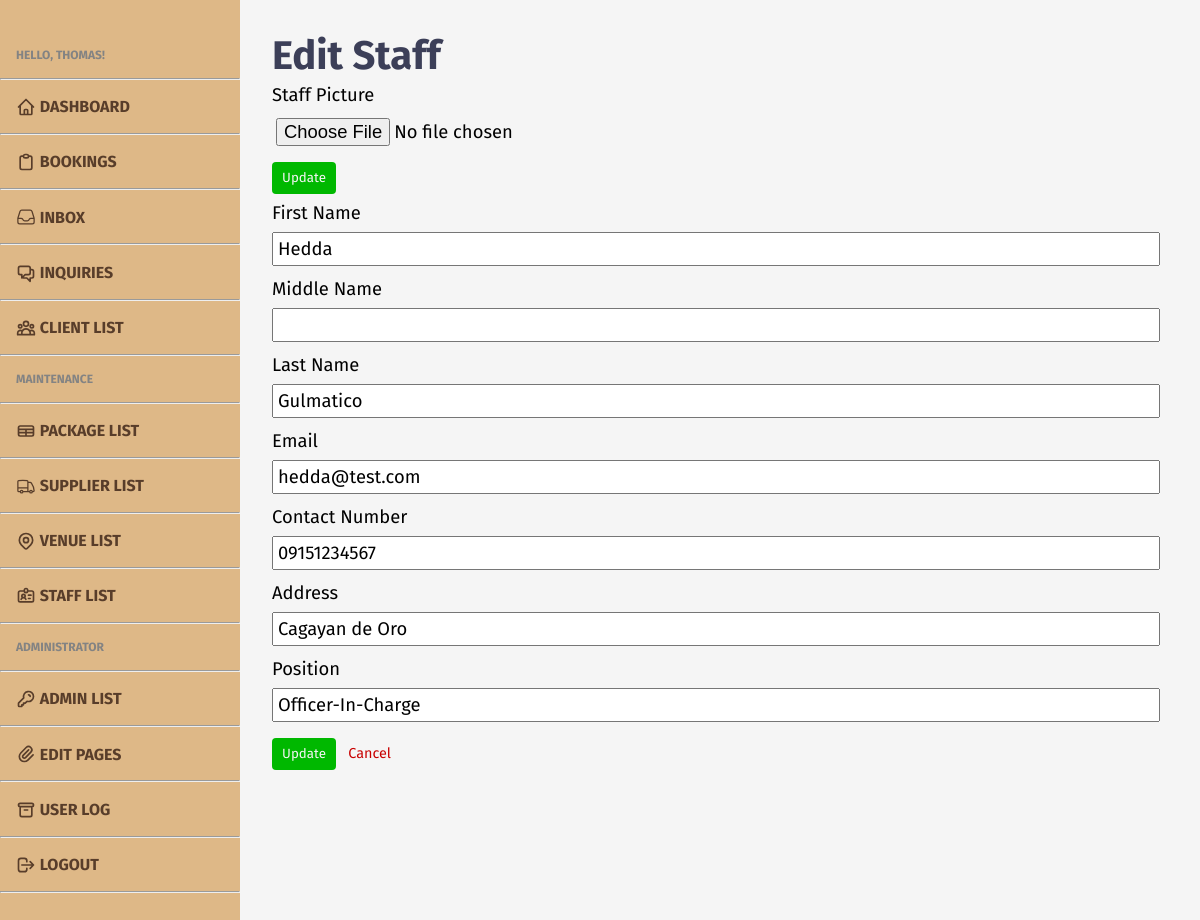
/admin/admin-staff-edit.php?staff_id=4 (signed in), run on an earlier commit of the app's database.
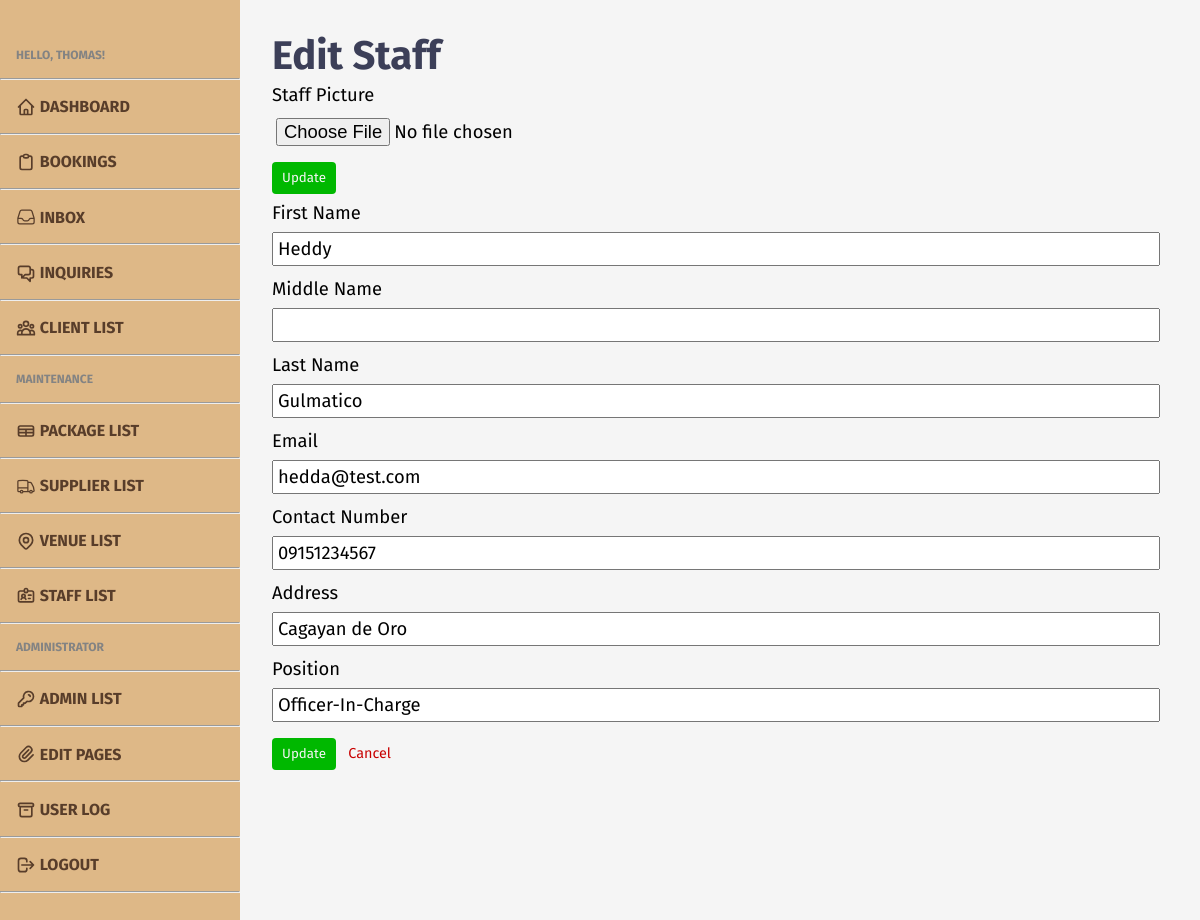
And on a later commit of the database.
### tables this page shows
CREATE TABLE `staff` (
  `staff_id` int(11) NOT NULL,
  `staff_img` varchar(255) DEFAULT NULL,
  `staff_fn` varchar(50) NOT NULL,
  `staff_mn` varchar(50) DEFAULT NULL,
  `staff_ln` varchar(50) NOT NULL,
  `staff_email` varchar(100) NOT NULL,
  `staff_contno` varchar(11) NOT NULL,
  `staff_add` varchar(100) NOT NULL,
  `staff_pos` varchar(50) NOT NULL,
  `staff_status` int(1) NOT NULL
);

### admin/admin-staff-edit.php (the view, shortened to what this page needs)
<?php
include '../includes/admin-head.php';
require '../db/database.php';
?>
<head>
    <link rel="stylesheet" href="../styles/admin/admin-lower.css">
</head>
<body>
    <?php
    include '../includes/admin-header.php';
    ?>
    <main class="content">
        <h1>Edit Staff</h1>
        <?php
        $sql = "SELECT * FROM staff WHERE staff_id = '{$_GET['staff_id']}'";
        $result = $conn->query($sql);
        if ($row = $result->fetch_assoc()) { ?>
            <form id="form-add" action="../util/admin_staff.php?staff_id=<?php echo $row['staff_id']; ?>" method="post" enctype="multipart/form-data">
                <div class="form-item">
                    <label>Staff Picture</label>
                    <input type="file" name="uploadfile" value='<?php echo $row['staff_img']; ?>' required>
                    <button id="add-new" name="update-pic">Update</button>
                </div>
            </form>
            <form id="form-add" action="../util/admin_staff.php?staff_id=<?php echo $row['staff_id']; ?>" method="post" enctype="multipart/form-data">
                <div class="form-item">
                    <label>First Name</label>
                    <input type="text" name="fn" value="<?php echo $row['staff_fn']; ?>" maxlength="50" required>
                </div>
                <div class="form-item">
                    <label>Middle Name</label>
                    <input type="text" name="mn" value="<?php echo $row['staff_mn']; ?>" maxlength="50">
                </div>
                <div class="form-item">
                    <label>Last Name</label>
                    <input type="text" name="ln" value="<?php echo $row['staff_ln']; ?>" maxlength="50" required>
                </div>
                <div class="form-item">
                    <label>Email</label>
                    <input type="email" name="email" value="<?php echo $row['staff_email']; ?>" maxlength="100" required>
                </div>
                <div class="form-item">
                    <label>Contact Number</label>
                    <input type="text" name="contno" value="<?php echo $row['staff_contno']; ?>" maxlength="11" required>
                </div>
                <div class="form-item">
                    <label>Address</label>
                    <input type="text" name="address" value="<?php echo $row['staff_add']; ?>" maxlength="100" required>
                </div>
                <div class="form-item">
                    <label>Position</label>
                    <input type="text" name="position" value="<?php echo $row['staff_pos']; ?>" maxlength="50" required>
                </div>
                <div class="form-btn-grp">
                    <button id="add-new" name="update">Update</button>
                    <a id="cancel" href="admin-staff.php">Cancel</a>
                </div>
            </form>
        <?php };
        ?>
    </main>
    </div>
</body>
</html>

What changed in the data, as far as the page shows it:
changed staff "Gulmatico": fn "Hedda" → "Heddy"
